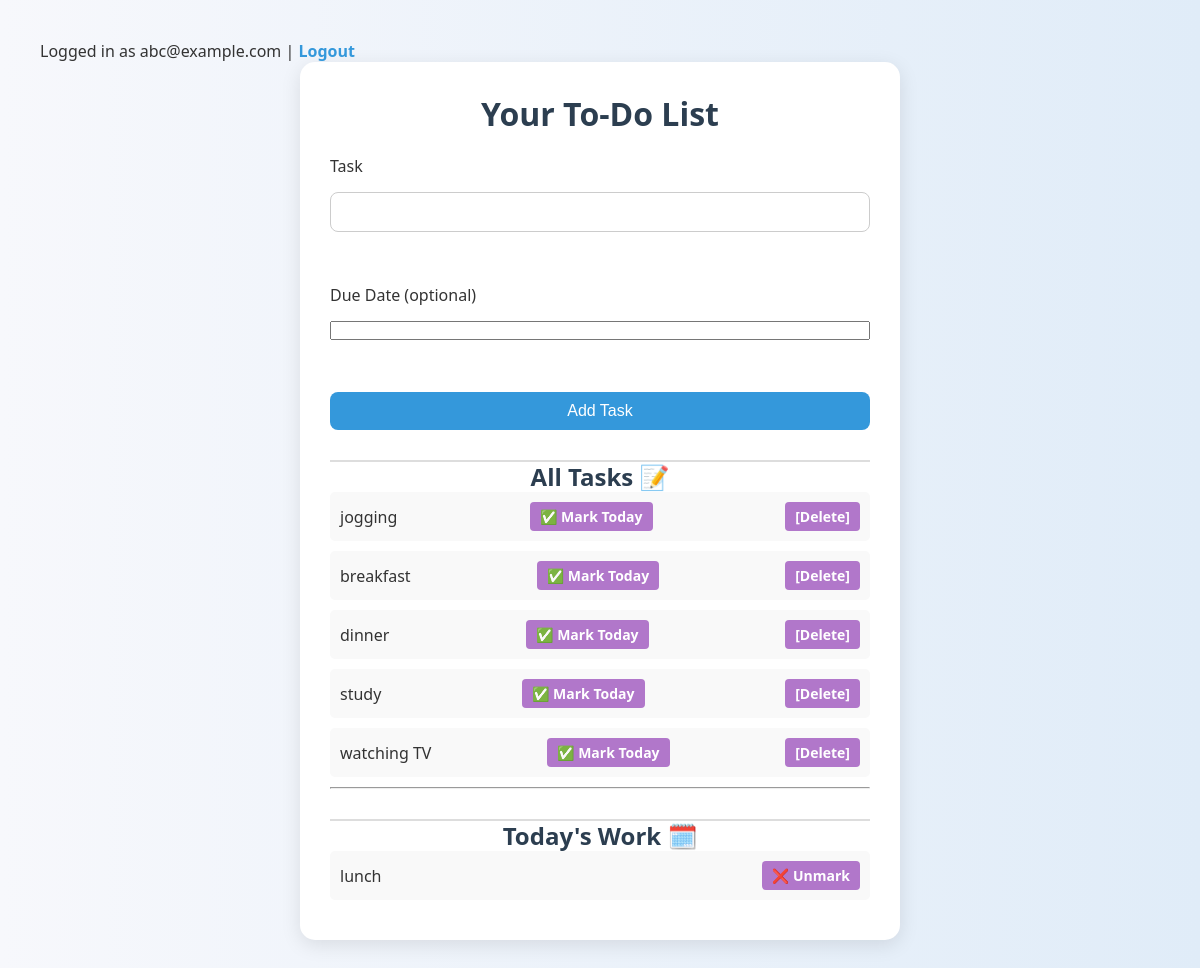
Page / (signed in) on the earlier database version.
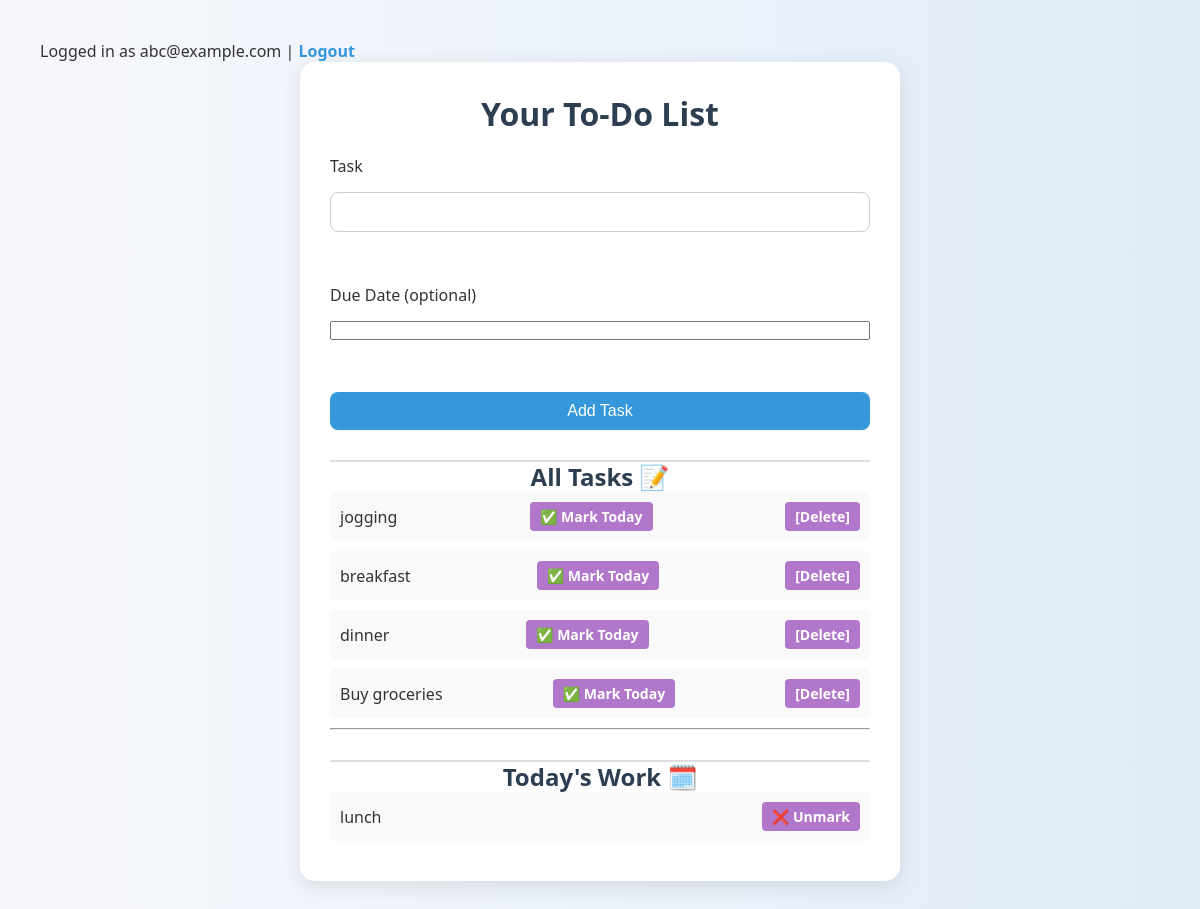
Same page on the later database version.
### app.py (models this page shows, shortened)
class User(UserMixin, db.Model):
    id = db.Column(db.Integer, primary_key=True)
    username = db.Column(db.String(80), unique=True, nullable=False)
    password_hash = db.Column(db.String(128), nullable=False)
    tasks = db.relationship('Task', backref='owner', lazy=True)

class Task(db.Model):
    id = db.Column(db.Integer, primary_key=True)
    content = db.Column(db.String(200), nullable=False)
    user_id = db.Column(db.Integer, db.ForeignKey('user.id'), nullable=False)
    due_date = db.Column(db.DateTime, nullable=True)
    is_today = db.Column(db.Boolean, default=False)

### app.py (the view)
@app.route('/', methods=['GET', 'POST'])
@login_required
def index():
    form = TaskForm()
    now = datetime.now()
    tasks = Task.query.filter_by(user_id=current_user.id).all()
    tasks = Task.query.filter_by(owner=current_user).all()
    if form.validate_on_submit():
        new_task = Task(content=form.content.data, owner=current_user)
        db.session.add(new_task)
        db.session.commit()
        flash('Task added!', 'success')
        return redirect(url_for('index'))
    return render_template('index.html', tasks=tasks, form=form,now=now)

### forms.py
class TaskForm(FlaskForm):
    content = StringField('Task', validators=[DataRequired(), Length(min=1, max=200)])
    due_date = DateTimeField('Due Date (optional)', format='%Y-%m-%d %H:%M', validators=[Optional()])
    submit = SubmitField('Add Task')

### app.py (called while the page is built)
@login_manager.user_loader
def load_user(user_id):
    return User.query.get(int(user_id))

### templates/index.html (shortened to what this page needs)
{% extends "base.html" %}
{% block content %}
  <h1>Your To-Do List</h1>
  <form method="POST">
    {{ form.content.label }} {{ form.content(size=30) }} <br>
    {{ form.due_date.label }} {{ form.due_date() }} <br>
    {{ form.submit() }}
  </form>
  <h2>All Tasks 📝</h2>
<ol class="task-list">
  {% for task in tasks if not task.is_today %}
    <li>
      {{ task.content }}
      <a href="{{ url_for('mark_today', task_id=task.id) }}">✅ Mark Today</a>
      <a href="{{ url_for('delete', task_id=task.id) }}">[Delete]</a>
    </li>
  {% endfor %}
</ol>
<hr>
<h2>Today's Work 🗓️</h2>
<ol class="task-list">
  {% for task in tasks if task.is_today %}
    <li>
      {{ task.content }}
      <a href="{{ url_for('unmark_today', task_id=task.id) }}">❌ Unmark</a>
    </li>
  {% else %}
    <p>No tasks marked for today.</p>
  {% endfor %}
</ol>
{% endblock %}

### templates/base.html (shortened to what this page needs)
<!DOCTYPE html>
<html lang="en">
<head>
    <link rel="stylesheet" href="{{ url_for('static', filename='style.css') }}">
</head>
<body>
    <nav>
        {% if current_user.is_authenticated %}
          <span>Logged in as {{ current_user.username }}</span> |
          <a href="{{ url_for('logout') }}">Logout</a>
        {% else %}
          <a href="{{ url_for('login') }}">Login</a> |
          <a href="{{ url_for('register') }}">Register</a>
        {% endif %}
    </nav>
    <div class="container">
        {% block content %}{% endblock %}
    </div>
</body>
</html>

### static/style.css (style rules this page uses)
* { margin: 0; padding: 0; box-sizing: border-box; }
body { font-family: 'Segoe UI', Tahoma, Geneva, Verdana, sans-serif; background: linear-gradient(to right, #f7f8fc, #e0ecf8); color: #333; padding: 40px; }
.container { max-width: 600px; margin: 0 auto; background-color: #fff; padding: 30px; border-radius: 15px; box-shadow: 0 5px 20px rgba(0, 0, 0, 0.1); }
h1, h2 { text-align: center; margin-bottom: 20px; color: #2c3e50; }
form { display: flex; flex-direction: column; gap: 15px; }
input[type="text"], input[type="password"], input[type="submit"], button { padding: 10px; border: 1px solid #ccc; border-radius: 8px; font-size: 16px; }
button, input[type="submit"] { background-color: #3498db; color: white; border: none; cursor: pointer; transition: all 0.3s ease; }
a { color: #3498db; text-decoration: none; font-weight: bold; }
.task-list li { display: flex; justify-content: space-between; align-items: center; background-color: #f9f9f9; padding: 10px; border-radius: 5px; margin-bottom: 10px; }
.task-list li a { text-decoration: none; background-color: #b177ca; color: white; padding: 5px 10px; border-radius: 4px; font-size: 14px; }
h2 { border: none; height: 2px; background: #ddd; margin: 30px 0; }

Differences in the rows shown:
removed Task: content "watching TV", shown under "All Tasks 📝"
changed Task: content "study" → "Buy groceries"
